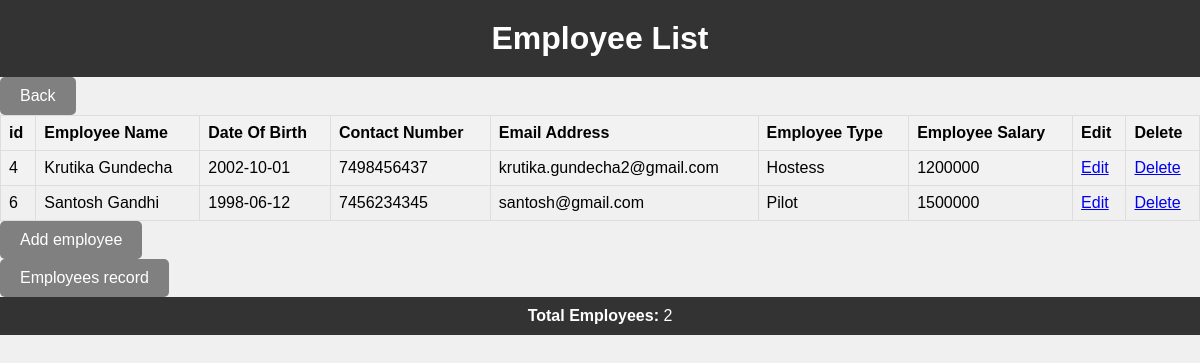
Page /employees.php on the committed database.
### tables this page shows
CREATE TABLE `employees` (
  `e_id` int(5) NOT NULL,
  `name` varchar(50) NOT NULL,
  `dob` date NOT NULL,
  `contact_no` varchar(20) NOT NULL,
  `email` varchar(30) NOT NULL,
  `type` varchar(10) NOT NULL,
  `salary` int(10) NOT NULL
);

### employees.php (the view, shortened to what this page needs)
<!DOCTYPE html>
<html lang="en">
<head>
    <link rel="stylesheet" href="css/style_fli_l.css">
</head>
<body>
    <header>
        <h1>Employee List</h1>
    </header>
    <button class="btn"><a href="admin_h.html" style="text-decoration: none; color: white;">Back</a></button>
    <main>
        <section class="flight-list">
            <?php
            $servername = "localhost:3308";
            $username = "root";
            $password = "";
            $dbname = "airio_";
            $conn = mysqli_connect($servername, $username, $password, $dbname);
            $sql = "SELECT * FROM employees;";
            $result = mysqli_query($conn, $sql);
            echo "<table class='flight-table'>";
            echo "<tr>";
            echo "<th>id</th>";
            echo "<th>Employee Name</th>";
            echo "<th>Date Of Birth</th>";
            echo "<th>Contact Number</th>";
            echo "<th>Email Address</th>";
            echo "<th>Employee Type</th>";
            echo "<th>Employee Salary</th>";
            echo "<th>Edit</th>";
            echo "<th>Delete</th>";
            echo "</tr>";
            if ($result->num_rows > 0) {
                while ($row = $result->fetch_assoc()) {
                    echo "<tr>";
                    echo "<td>{$row['e_id']}</td>";
                    echo "<td>{$row['name']}</td>";
                    echo "<td>{$row['dob']}</td>";
                    echo "<td>{$row['contact_no']}</td>";
                    echo "<td>{$row['email']}</td>";
                    echo "<td>{$row['type']}</td>";
                    echo "<td>{$row['salary']}</td>";
        echo "<td><a href='edit_em.php?e_id={$row['e_id']}' class='edit-button'>Edit</a></td>";
                    echo "<td><a href='delete_em.php?e_id={$row['e_id']}' class='delete-button'>Delete</a></td>";
                    echo "</tr>";
                }
            } else {
                echo "<tr><td colspan='13'>No record available.</td></tr>";
            }
            echo "</table>";
            $result1 = $conn->query("SET @p0='';");
            if ($result1) {
                $conn->next_result();
                $result = $conn->query("CALL `Num_of_employees`(@p0);");
                if ($result) {
                    $row = $result->fetch_assoc();
                    $Total_employees = $row['Total_employees'];
                } else {
                    echo "Error fetching result: " . $conn->error;
                }
            } else {
                echo "Error calling stored procedure: " . $conn->error;
            }
            ?>
        </section>
    </main>
    <button class="btn" style="margin-right: 1050px;"><a href="employee_details.php" style="text-decoration: none; color: white;">Add employee</a></button>
    <button class="btn"><a href="employee_inirec.php" style="text-decoration: none; color: white;">Employees record</a></button>
    <footer>
    <div class="b" id="Total_employees"><strong>Total Employees: </strong><?php echo $Total_employees; ?></div>
        </footer>
</body>
</html>

### css/style_fli_l.css (style rules this page uses)
body { font-family: Arial, sans-serif; background-color: #f0f0f0; margin: 0; padding: 0; }
header { background-color: #333; color: #fff; text-align: center; padding: 20px 0; }
h1 { margin: 0; }
footer { background-color: #333; color: #fff; text-align: center; padding: 10px 0; }
.btn { border-radius: 6px; background: #686262; cursor: pointer; }

### employees.php (style rules this page uses)
.flight-table { border-collapse: collapse; width: 100%; }
.flight-table th, .flight-table td { border: 1px solid #ddd; padding: 8px; text-align: left; }
.flight-table th { background-color: #f2f2f2; }
.flight-table tr:nth-child(even) { background-color: #f2f2f2; }
.btn { background-color: grey; color: white; padding: 10px 20px; font-size: 16px; border: none; border-radius: 5px;sty cursor: pointer; }

### rows in the picture
employees: e_id "4", name "Krutika Gundecha", dob "2002-10-01", contact_no "7498456437", email "krutika.gundecha2@gmail.com", type "Hostess", salary "1200000"
employees: e_id "6", name "Santosh Gandhi", dob "1998-06-12", contact_no "7456234345", email "santosh@gmail.com", type "Pilot", salary "1500000"

### other values in the picture
$Total_employees "2"
